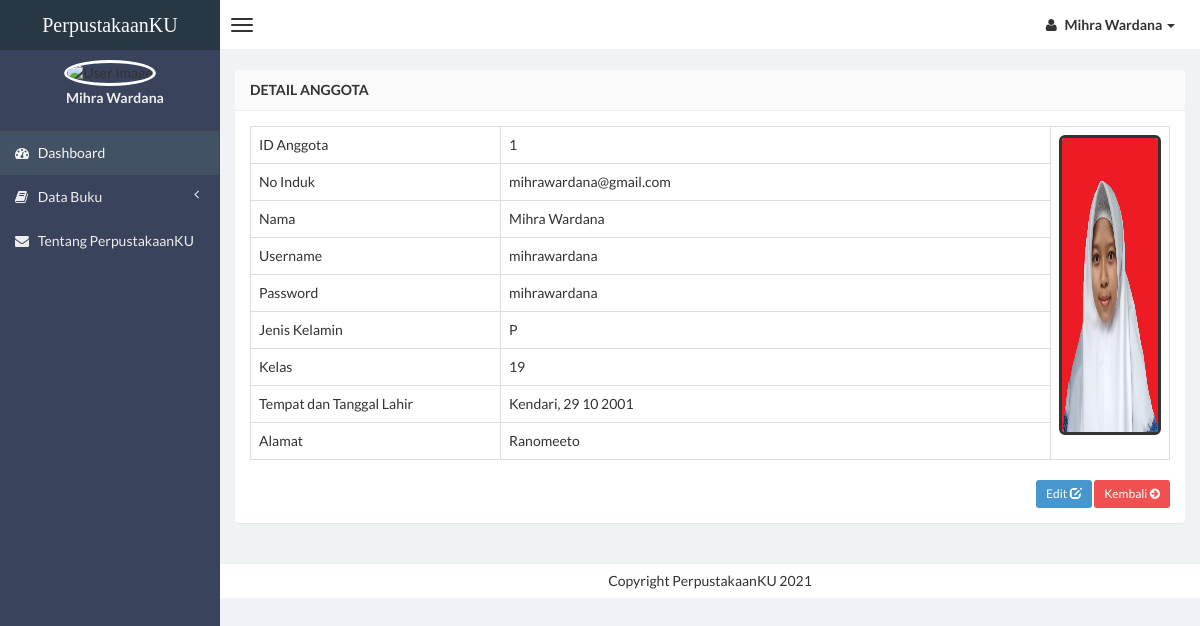
Screenshot of /anggota/detail-anggota.php?hal=edit&kd=1 (signed in) with the database file from the repository.
### tables this page shows
CREATE TABLE `data_anggota` (
  `id` int(4) NOT NULL,
  `no_induk` varchar(100) NOT NULL,
  `nama` varchar(150) NOT NULL,
  `username` varchar(100) NOT NULL,
  `password` varchar(25) NOT NULL,
  `jk` varchar(2) NOT NULL,
  `kelas` varchar(5) NOT NULL,
  `ttl` varchar(100) NOT NULL,
  `alamat` varchar(250) NOT NULL,
  `foto` varchar(75) NOT NULL
);

### anggota/detail-anggota.php (the view, shortened to what this page needs)
<?php
if (empty($_SESSION['username'])) {
    header('location:../index.php');
} else {
?>
    <!DOCTYPE html>
    <html>
    <head>
        <link href="../css/bootstrap.min.css" rel="stylesheet" type="text/css" />
        <link href="../css/font-awesome.min.css" rel="stylesheet" type="text/css" />
        <link href="../css/ionicons.min.css" rel="stylesheet" type="text/css" />
        <link href="../css/morris/morris.css" rel="stylesheet" type="text/css" />
        <link href="../css/jvectormap/jquery-jvectormap-1.2.2.css" rel="stylesheet" type="text/css" />
        <link href="../css/datepicker/datepicker3.css" rel="stylesheet" type="text/css" />
        <link href="../css/daterangepicker/daterangepicker-bs3.css" rel="stylesheet" type="text/css" />
        <link href="../css/iCheck/all.css" rel="stylesheet" type="text/css" />
        <link href="../css/style.css" rel="stylesheet" type="text/css" />
    </head>
    <body class="skin-black">
        <header class="header">
            <a href="index.php" class="logo">
                PerpustakaanKU
            </a>
            <nav class="navbar navbar-static-top" role="navigation">
                <a href="#" class="navbar-btn sidebar-toggle" data-toggle="offcanvas" role="button">
                    <span class="icon-bar"></span>
                    <span class="icon-bar"></span>
                    <span class="icon-bar"></span>
                </a>
                <div class="navbar-right">
                    <ul class="nav navbar-nav">
                        <li class="dropdown user user-menu">
                            <a href="#" class="dropdown-toggle" data-toggle="dropdown">
                                <i class="fa fa-user"></i>
                                <span><?php echo $_SESSION['nama']; ?> <i class="caret"></i></span>
                            </a>
                        </li>
                    </ul>
                </div>
            </nav>
        </header>
    <?php } ?>
    <div class="wrapper row-offcanvas row-offcanvas-left">
        <aside class="left-side sidebar-offcanvas">
            <section class="sidebar">
                <div class="user-panel">
                    <div>
                        <center><img src="<?php echo $_SESSION['foto']; ?>" height="80" width="80" class="img-circle" alt="User Image" style="border: 3px solid white;" /></center>
                    </div>
                    <div class="info">
                        <center>
                            <p><?php echo $_SESSION['nama']; ?></p>
                        </center>
                    </div>
                </div>
                <?php include "menu.php"; ?>
            </section>
        </aside>
        <aside class="right-side">
            <section class="content">
                <div class="row">
                    <div class="col-xs-12">
                        <div class="panel">
                            <header class="panel-heading">
                                <b>Detail Anggota</b>
                            </header>
                            <?php
                            $query = mysqli_query($conn, "SELECT * FROM data_anggota WHERE id='$_GET[kd]'");
                            $data  = mysqli_fetch_array($query);
                            ?>
                            <div class="panel-body">
                                <table id="example" class="table table-hover table-bordered">
                                    <tr>
                                        <td>ID Anggota</td>
                                        <td><?php echo $data['id']; ?></td>
                                        <td rowspan="9">
                                            <div class="pull-right image">
                                                <img src="<?php echo $data['foto']; ?>" class="img-rounded" height="300" width="250" alt="Foto Profil" style="border: 3px solid #333333;" />
                                            </div>
                                        </td>
                                    </tr>
                                    <tr>
                                        <td width="250">No Induk</td>
                                        <td width="550"><?php echo $data['no_induk']; ?></td>
                                    </tr>
                                    <tr>
                                        <td>Nama</td>
                                        <td><?php echo $data['nama']; ?></td>
                                    </tr>
                                    <tr>
                                        <td>Username</td>
                                        <td><?php echo $data['username']; ?></td>
                                    </tr>
                                    <tr>
                                        <td>Password</td>
                                        <td><?php echo $data['password']; ?></td>
                                    </tr>
                                    <tr>
                                        <td>Jenis Kelamin</td>
                                        <td><?php echo $data['jk']; ?></td>
                                    </tr>
                                    <tr>
                                        <td>Kelas</td>
                                        <td><?php echo $data['kelas']; ?></td>
                                    </tr>
                                    <tr>
                                        <td>Tempat dan Tanggal Lahir</td>
                                        <td><?php echo $data['ttl']; ?></td>
                                    </tr>
                                    <tr>
                                        <td>Alamat</td>
                                        <td><?php echo $data['alamat']; ?></td>
                                    </tr>
                                </table>
                                <div class="text-right">
                                    <a class="btn btn-sm btn-primary" data-placement="bottom" data-toggle="tooltip" title="Edit Profil" href="edit-anggota.php?hal=edit&kd=<?php echo $data['id']; ?>"> Edit <span class="glyphicon glyphicon-edit"></span></a>
                                    <a data-placement="bottom" data-toggle="tooltip" title="Kembali" href="index.php" class="btn btn-sm btn-danger"> Kembali <i class="fa fa-arrow-circle-right"></i></a>
                                </div>
                            </div>
                        </div>
                    </div>
                </div>
            </section>
            <div class="footer-main">
                Copyright PerpustakaanKU 2021
            </div>
        </aside>
    </div>
    </body>
    </html>

### rows the page displays
data_anggota: id "1", foto (picture), no_induk "mihrawardana@gmail.com", nama "Mihra Wardana", username "mihrawardana", password "mihrawardana", jk "P", kelas "19", ttl "Kendari, 29 10 2001", alamat "Ranomeeto"

### other values shown
$_SESSION['nama'] "Mihra Wardana"
